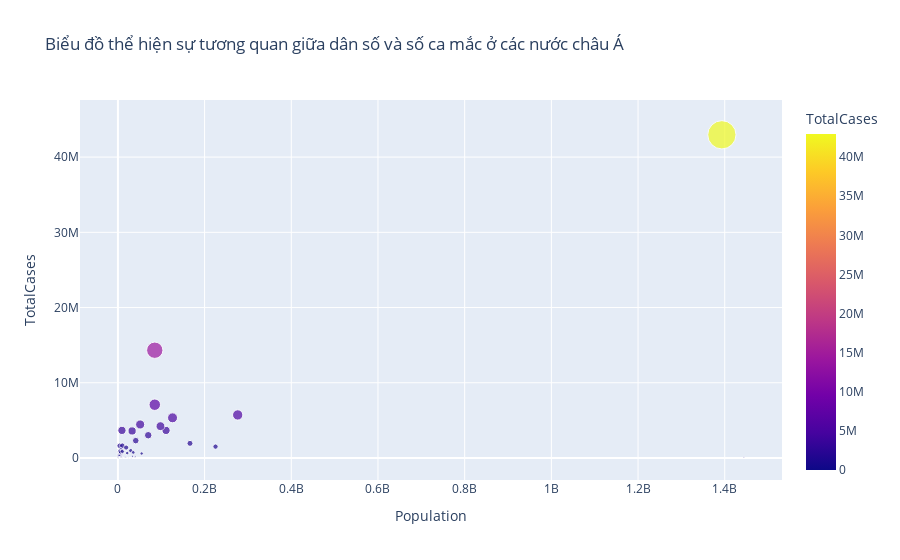

The code cell stored with this chart in its notebook:
### Code cell
fig = px.scatter(cases_Asia, x="Population", y="TotalCases", color = "TotalCases",
                 size='TotalCases', hover_name= "Location", title="Biểu đồ thể hiện sự tương quan giữa dân số và số ca mắc ở các nước châu Á")
fig.show()

### Figure 1 — Plotly figure (JSON) as saved in the notebook; plotly's stock layout.template omitted (floating-point values rounded to 4 significant figures)
{"data": [{"hovertemplate": "<b>%{hovertext}</b><br><br>Population=%{x}<br>TotalCases=%{marker.color}<extra></extra>", "hovertext": ["Afghanistan", "Armenia", "Azerbaijan", "Bahrain", "Bangladesh", "Bhutan", "Brunei", "Cambodia", "China", "Georgia", "Hong Kong", "India", "Indonesia", "Iran", "Iraq", "Israel", "Japan", "Jordan", "Kazakhstan", "Kuwait", "Kyrgyzstan", "Laos", "Lebanon", "Macao", "Malaysia", "Maldives", "Mongolia", "Myanmar", "Nepal", "Oman", "Pakistan", "Palestine", "Philippines", "Qatar", "Saudi Arabia", "Singapore", "South Korea", "Sri Lanka", "Syria", "Taiwan", "Tajikistan", "Thailand", "Timor", "Turkey", "Turkmenistan", "United Arab Emirates", "Uzbekistan", "Vietnam", "Yemen"], "legendgroup": "", "marker": {"color": [174331, 421226, 788958, 525171, 1946737, 14451, 84844, 132072, 110868, 1623672, 440609, 42962953, 5723858, 7084306, 2307555, 3669112, 5341246, 1638228, 1391984, 622489, 200615, 143969, 1077242, 82, 3595172, 172270, 911183, 597417, 977447, 383874, 1514258, 649971, 3666678, 358083, 747119, 819663, 4456264, 649632, 54963, 20797, 17786, 3026695, 22741, 14326217, 0, 882477, 236840, 4232520, 11775], "coloraxis": "coloraxis", "size": [174331, 421226, 788958, 525171, 1946737, 14451, 84844, 132072, 110868, 1623672, 440609, 42962953, 5723858, 7084306, 2307555, 3669112, 5341246, 1638228, 1391984, 622489, 200615, 143969, 1077242, 82, 3595172, 172270, 911183, 597417, 977447, 383874, 1514258, 649971, 3666678, 358083, 747119, 819663, 4456264, 649632, 54963, 20797, 17786, 3026695, 22741, 14326217, 0, 882477, 236840, 4232520, 11775], "sizemode": "area", "sizeref": 107400.0, "symbol": "circle"}, "mode": "markers", "name": "", "orientation": "v", "showlegend": false, "type": "scatter", "x": [39835428, 2968128, 10223344, 1748295, 166303494, 779900, 441532, 16946446, 1444216102, 3979773, 7552800, 1393409033, 276361788, 85028760, 41179351, 9291000, 126050796, 10269022, 18994958, 4328553, 6628347, 7379358, 6769151, 658391, 32776195, 543620, 3329282, 54806014, 29674920, 5223376, 225199929, 5222756, 111046910, 2930524, 35340680, 5453600, 51305184, 21497306, 18275704, 23855008, 9749625, 69950844, 1343875, 85042736, 6117933, 9991083, 33935765, 98168829, 30490639], "xaxis": "x", "y": [174331, 421226, 788958, 525171, 1946737, 14451, 84844, 132072, 110868, 1623672, 440609, 42962953, 5723858, 7084306, 2307555, 3669112, 5341246, 1638228, 1391984, 622489, 200615, 143969, 1077242, 82, 3595172, 172270, 911183, 597417, 977447, 383874, 1514258, 649971, 3666678, 358083, 747119, 819663, 4456264, 649632, 54963, 20797, 17786, 3026695, 22741, 14326217, 0, 882477, 236840, 4232520, 11775], "yaxis": "y"}], "layout": {"coloraxis": {"colorbar": {"title": {"text": "TotalCases"}}, "colorscale": [[0, "#0d0887"], [0.1111, "#46039f"], [0.2222, "#7201a8"], [0.3333, "#9c179e"], [0.4444, "#bd3786"], [0.5556, "#d8576b"], [0.6667, "#ed7953"], [0.7778, "#fb9f3a"], [0.8889, "#fdca26"], [1, "#f0f921"]]}, "legend": {"itemsizing": "constant", "tracegroupgap": 0}, "title": {"text": "Biểu đồ thể hiện sự tương quan giữa dân số và số ca mắc ở các nước châu Á"}, "xaxis": {"anchor": "y", "domain": [0, 1], "title": {"text": "Population"}}, "yaxis": {"anchor": "x", "domain": [0, 1], "title": {"text": "TotalCases"}}}}
